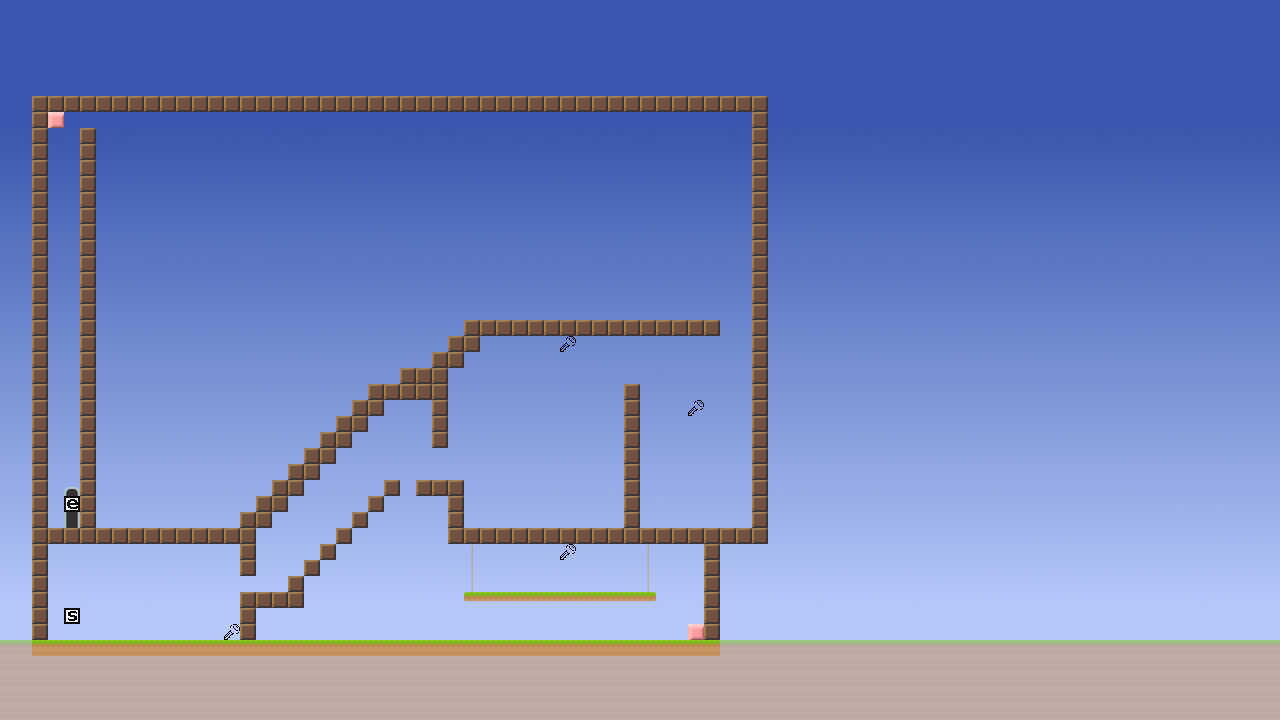

The image is a tile-based game level rendered from a .tmx file. Its description and source (layers, tilesets, objects; grid data summarised) follow:
An orthogonal 80x45 tile map with 16x16 px tiles, 5 tile layers (collision, deco_back1, deco_back2, deco_front1, ...), 4 tilesets, 1 image layer.

<map version="1.0" orientation="orthogonal" renderorder="left-up" width="80" height="45" tilewidth="16" tileheight="16" nextobjectid="21">
 <properties>
  <property name="shiftCount" value="4" />
  <property name="shiftTimeMax" value="7" />
 </properties>
 <tileset firstgid="1" name="items" tilewidth="16" tileheight="16" tilecount="400" columns="20">
  <image source="items.png" width="320" height="320" />
 </tileset>
 <tileset firstgid="401" name="packed" tilewidth="16" tileheight="16" tilecount="192" columns="64">
  <image source="packed.png" width="1024" height="48" />
  <tile id="132">
   <properties>
    <property name="maxShifts" value="10" />
    <property name="parallax1" value="parallax_1.png" />
    <property name="parallax2" value="parallax_2.png" />
   </properties>
  </tile>
 </tileset>
 <tileset firstgid="593" name="basic_tileset" tilewidth="16" tileheight="16" tilecount="8" columns="8">
  <image source="basic_tileset.png" width="128" height="16" />
 </tileset>
 <tileset firstgid="601" name="blocks" tilewidth="16" tileheight="16" margin="8" tilecount="3600" columns="80">
  <image source="blocks.png" width="1296" height="728" />
 </tileset>
 <imagelayer name="Bildebene 3">
  <image source="../textures/sky.png" />
 </imagelayer>
 <layer name="collision" width="80" height="45">
  <properties>
   <property name="maxShiftCount" value="10" />
   <property name="maxShiftTime" value="5" />
  </properties>
  <data>[3600 cells, 300 non-empty, 5 distinct tile ids]</data>
 </layer>
 <layer name="deco_back1" width="80" height="45">
  <data>[3600 cells, 3 non-empty, 2 distinct tile ids]</data>
 </layer>
 <layer name="deco_back2" width="80" height="45">
  <data>[3600 cells, 0 non-empty, 0 distinct tile ids]</data>
 </layer>
 <layer name="deco_front1" width="80" height="45" opacity="0.55">
  <data>[3600 cells, 363 non-empty, 4 distinct tile ids]</data>
 </layer>
 <layer name="items" width="80" height="45">
  <data>[3600 cells, 8 non-empty, 4 distinct tile ids]</data>
 </layer>
 <objectgroup name="text" />
</map>
